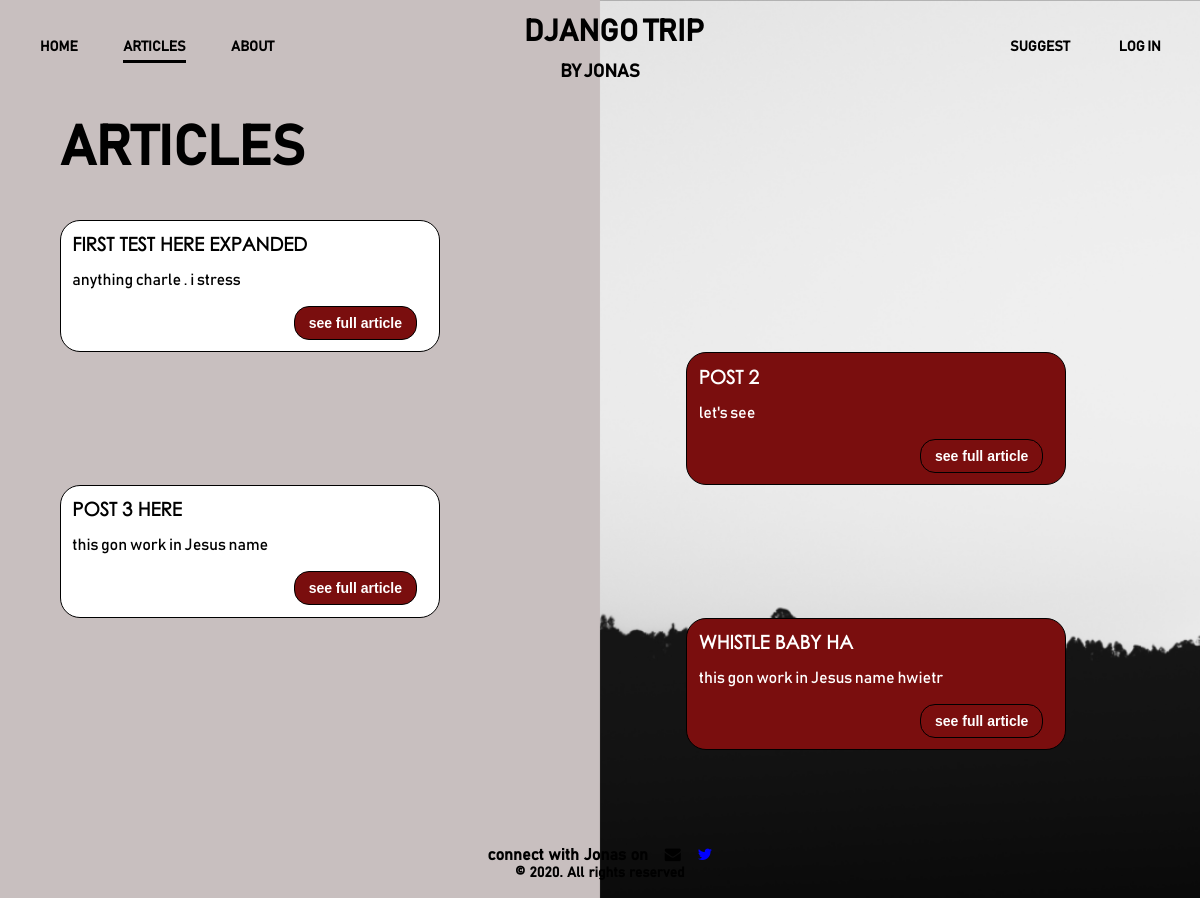
/articles/, run on an earlier commit of the app's database.
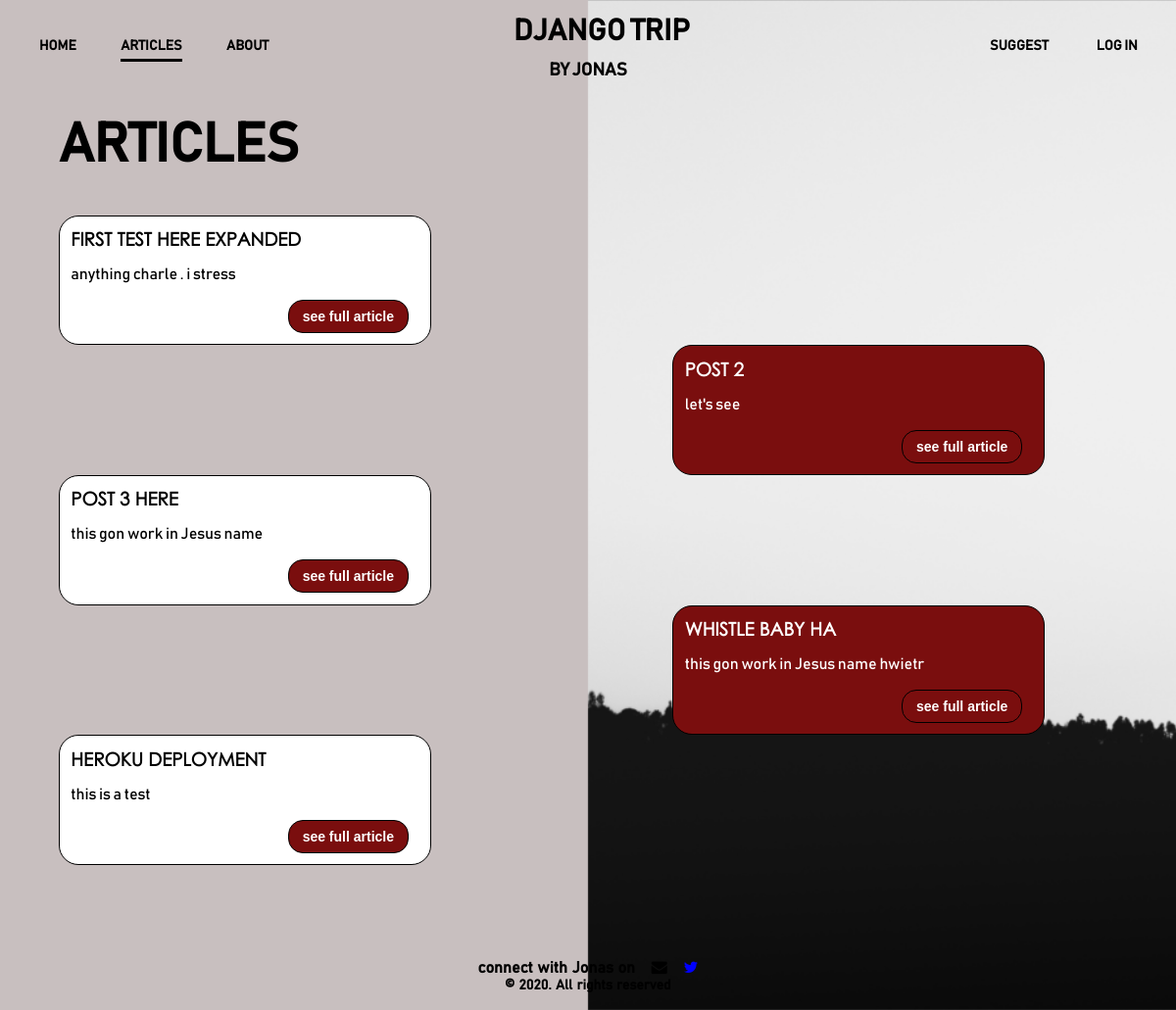
And on a later commit of the database.
### articles/models.py (models this page shows, shortened)
class Article(models.Model):
    def author_default():
        return CustomUser.objects.get(username="Jonas").username
    def slug_default():
        return " "
    title = models.CharField(max_length=144)
    description = models.TextField()
    body = models.TextField()
    date = models.DateTimeField(auto_now_add=True)
    author = models.CharField(default=author_default, max_length=144)
    slug = models.SlugField(max_length=255, blank=True, default=slug_default)

### articles/views.py (the view)
# urls.py: path("", ArticleListView.as_view(), name="articles_list"),
class ArticleListView(ListView):
    template_name = "articles_list.html"
    model = Article

### templates/articles_list.html (shortened to what this page needs)
{% load static %}
<head>
  <link rel="stylesheet" type="text/css" href="{% static 'css/base.css' %}" />
  <link rel="stylesheet" type="text/css" href="{% static 'css/articles.css' %}" />
  <link rel="stylesheet" href="{% static 'css/font-awesome.min.css' %}" />
</head>
<body style="background-image: url('/static/img/article-background.png');">
    {% include 'header.html' %}
    <div id='article-list-main-div'>
        <div id='article-heading-div'>
            <div><h1>ARTICLES</h1></div>
        </div>
    <div id='article-outer-div'>
        {% for object in object_list %}
          <div class='article-inner-divs'>
            <div>
            <h3>{{ object.title }}</h3>
            <p>{{ object.description }}</p>
            <div class='button-link-div'>
            <a href="{% url 'article_detail' object.slug %}"><button>see full article</button></a>
            </div>
            </div>
        </div>
        {% endfor %}
    </div>
    </div>
  {% include 'footer.html' %}
</body>
</html>

### templates/header.html (shortened to what this page needs)
<header>
  <nav>
    <div id="first-half-div">
      <ul>
        <li class="one-half-link"><a href="{% url 'home' %}" id='home-link'>HOME</a></li>
        <li class="one-half-link"><a href="{% url 'articles_list' %}" id='article-link'>ARTICLES</a></li>
        <li class="one-half-link"><a href="{% url 'about' %}" id='about-link'>ABOUT</a></li>
      </ul>
    </div>
    <div id="logo-div">
      <a href="{% url 'home' %}"> DJANGO TRIP<br /><span> BY JONAS</span> </a>
    </div>
    <div id="second-half-div">
      <ul>
        <li class="two-half-link"><a href="{% url 'suggest' %}" id='suggest-link'>SUGGEST</a></li>
        {% if user.is_authenticated%}
        <li class="two-half-link"><a href="{% url 'logout' %}">LOG OUT</a></li>
        {% else %}
        <li class="two-half-link"><a href="{% url 'login' %}" id='login-link'>LOG IN</a></li>
        {% endif %}
      </ul>
    </div>
  </nav>
</header>

### templates/footer.html (shortened to what this page needs)
<footer>
  <div>
    <p>
      connect with Jonas on
      <a href="mailto:jonasyawjnr@gmail.com">
      <i class="fa fa-envelope"></i>
      </a>
      <a href="https://www.twitter.com/______jonas_"><i class="fa fa-twitter" id="twitter"></i></a><br />
      <span id="copright-paragraph">&copy; 2020. All rights reserved</span>
    </p>
  </div>
</footer>

### static/css/base.css (style rules this page uses)
body { padding: 0; margin: 0; font-family: "Bahnschrift"; background-size: cover; background-position: center; }
header { margin-bottom: 2%; }
header nav { display: flex; justify-content: space-between; margin-top: 1%; }
header nav div ul { list-style: none; }
header nav div ul li { display: inline-block; margin: 5%; }
header nav div ul li a { text-decoration: none; font-weight: bold; font-size: 14px; color: black; transition: 0.6s; }
#first-half-div, #second-half-div { width: 33%; }
#first-half-div ul li { margin: 3% 12% 0 0; }
#second-half-div ul { text-align: right; }
#second-half-div ul li { margin: 3% 11% 0 2%; }
#logo-div { text-align: center; width: 33%; }
#logo-div a { text-decoration: none; color: black; font-size: 30px; font-weight: bold; line-height: 40px; margin-left: 7%; }
#logo-div a span { font-size: 18px; }
footer { margin-top: 3%; }
footer div { text-align: center; }
footer div p { font-size: 16px; font-weight: bold; word-spacing: 2px; }
footer div p a { text-decoration: none; color: black; }
footer div p a i { margin-left: 1%; }
#twitter { color: blue; }
#copright-paragraph { font-size: 14px; }

### static/css/articles.css (style rules this page uses)
#article-list-main-div, #article-detail-main-div { max-width: 90%; margin: auto; min-height: 455px; margin-bottom: 8%; }
#article-heading-div { display: flex; justify-content: space-between; margin: 0 0 3.5% 0; }
#article-heading-div h1 { font-size: 55px; margin: 0; }
.article-inner-divs { border: 1px solid black; border-radius: 20px; width: 35%; background-color: white; }
.article-inner-divs:nth-child(even) { background-color: #7a0e0e; margin-left: 58%; color: white; }
.article-inner-divs div { margin: 3%; }
.article-inner-divs h3 { font-family: "Century_Gothic_Regular"; text-transform: uppercase; margin: 0; }
.button-link-div { text-align: right; }
.button-link-div a { text-decoration: none; }
.button-link-div a button { padding: 8px 14px; color: white; border: 1px solid black; border-radius: 15px; background-color: #7a0e0e; font-size: 14px; font-weight: 600; cursor: pointer; transition: 0.6s; }

### templates/articles_list.html (style rules this page uses)
#article-link { border-bottom:3px solid black; padding-bottom: 10%; }

What changed in the data, as far as the page shows it:
added Article: title "HEROKU DEPLOYMENT", description "this is a test"
